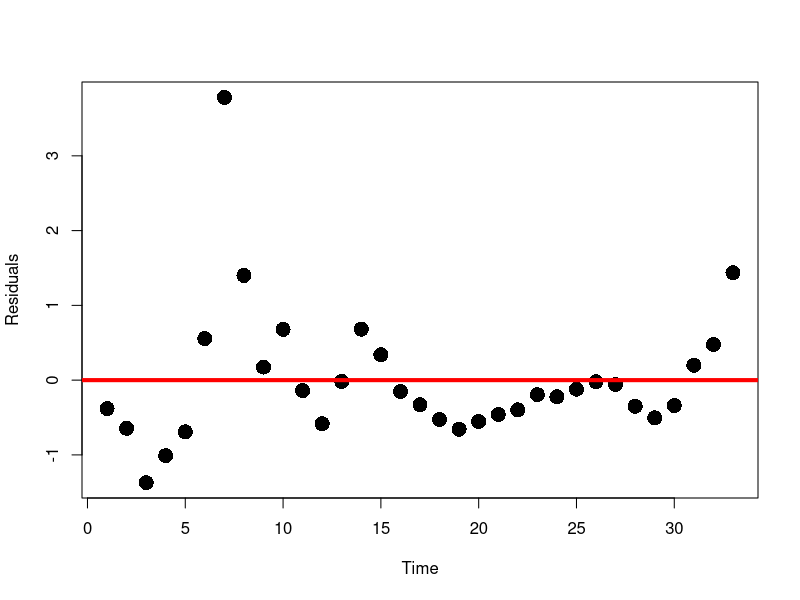
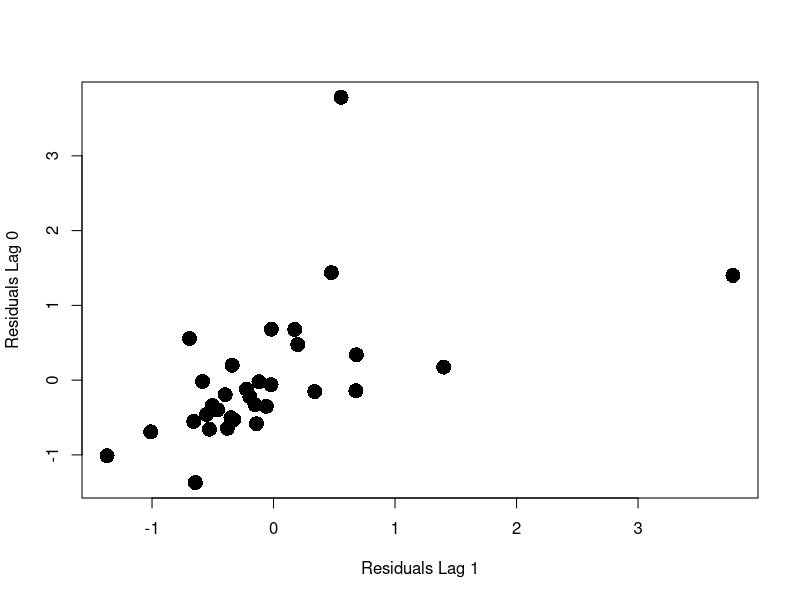

Source code (R) for these figures, in order:
# Remember to save data on Desktop

# Change working directory to Desktop
# In MacOS type
# setwd("~/Desktop")

# In Windows type
# setwd("C:/Users/YourUsername/Desktop")

# Load dataset
prices <- read.table(file = "gold_stock.txt",
                    header = TRUE)

# Store data-frame into 2 vectors
gold.price <- prices$gold_price
stock.price <- prices$stock_price

# Fit regression model
model <- lm(gold.price ~ stock.price)

# Compute residuals
residuals <- model$resid

# Time-series plot of residuals
plot(residuals,
     xlab = "Time", 
     ylab = "Residuals",
     pch = 16,
     cex = 2)

# Add y = 0 line for reference
abline(0, 0, col = "red", lwd = 4)

# Compute length of residuals
length(residuals)

# Generate lagged version of residuals
residuals.lag.0 <- residuals[2:33]
residuals.lag.1 <-residuals[1:32]

# Plot Original residuals 
# Vs Lagged residuals
plot(residuals.lag.1, 
     residuals.lag.0,
     xlab = "Residuals Lag 1", 
     ylab = "Residuals Lag 0",
     pch = 16,
     cex = 2)
